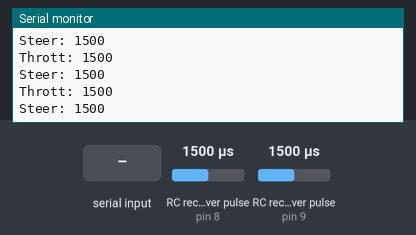
Bench run of a sketch on a simulated Arduino Uno, built with avr-gcc and run on an emulated ATmega328P. Parts: the last lines printed to the serial monitor. Wiring (inferred from the names in the program): 2 × RC receiver channel: data pin 8 / data pin 9. The test bench sets the inputs (shaded band); at power-on: RC receiver pulse (sensors on pin 9, pin 8) 1500 µs.

Above: at 6.2 s.
6.3 s: RC receiver pulse (sensor on pin 9) set to 1020 µs
At 7.3 s:
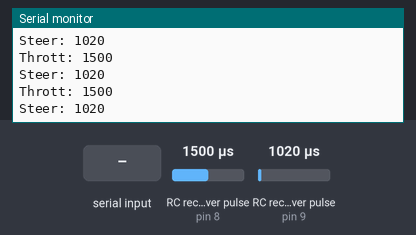
9.3 s: "String 0\n" received over Serial
10.9 s: byte 10 ('\n') received over Serial
13.9 s: RC receiver pulse (sensor on pin 9) set to 1250 µs
At 14.6 s:
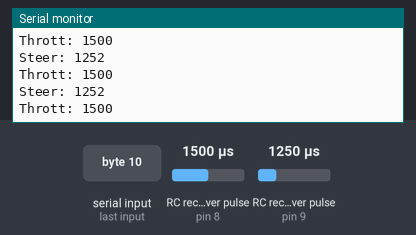
16.9 s: RC receiver pulse (sensor on pin 8) set to 1020 µs
At 17.5 s:
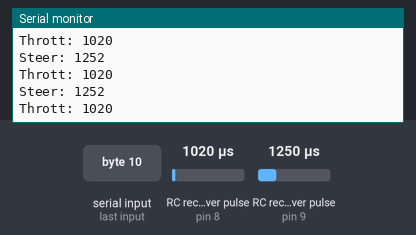
18.4 s: "1\n" received over Serial
Timing chart, 0 to 21.4 s (numbered marks = the images above; inputs shaded):
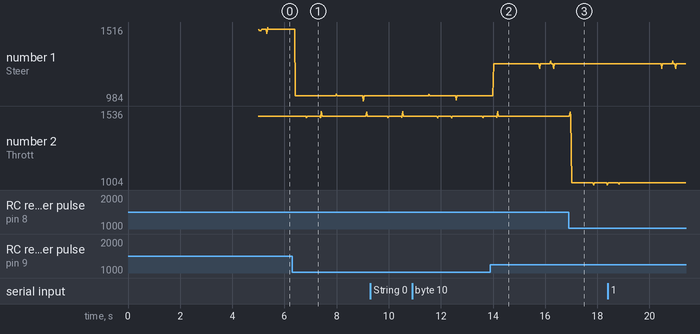

The sketch:

morko_0v1.ino
```cpp
// MultiChannels
//
// rcarduino.blogspot.com
//
// A simple approach for reading three RC Channels using pin change interrupts
//

// include the pinchangeint library - see the links in the related topics section above for details
#include <PinChangeInt.h>
#include <avr/pgmspace.h>
#include "Morko.h"


void setup()
{
  Serial.begin(9600);
  inputString.reserve(200);


  // using the PinChangeInt library, attach the interrupts
  // used to read the channels
  PCintPort::attachInterrupt(THROTTLE_IN_PIN, calcThrottle,CHANGE);
  PCintPort::attachInterrupt(STEERING_IN_PIN, calcSteering,CHANGE);
  delay(5000);
}

void loop()
{
  // create local variables to hold a local copies of the channel inputs
  // these are declared static so that thier values will be retained
  // between calls to loop.
  static uint16_t unThrottleIn;
  static uint16_t unSteeringIn;

  // local copy of update flags
  static uint8_t bUpdateFlags;

  // check shared update flags to see if any channels have a new signal
  if(bUpdateFlagsShared)
  {
    noInterrupts(); // turn interrupts off quickly while we take local copies of the shared variables

    // take a local copy of which channels were updated in case we need to use this in the rest of loop
    bUpdateFlags = bUpdateFlagsShared;

    // in the current code, the shared values are always populated
    // so we could copy them without testing the flags
    // however in the future this could change, so lets
    // only copy when the flags tell us we can.

    if(bUpdateFlags & THROTTLE_FLAG)
    {
      unThrottleIn = unThrottleInShared;
    }

    if(bUpdateFlags & STEERING_FLAG)
    {
      unSteeringIn = unSteeringInShared;
    }

    // clear shared copy of updated flags as we have already taken the updates
    // we still have a local copy if we need to use it in bUpdateFlags
    bUpdateFlagsShared = 0;

    interrupts(); // we have local copies of the inputs, so now we can turn interrupts back on
    // as soon as interrupts are back on, we can no longer use the shared copies, the interrupt
    // service routines own these and could update them at any time. During the update, the
    // shared copies may contain junk. Luckily we have our local copies to work with :-)
  }

  // do any processing from here onwards
  // only use the local values unAuxIn, unThrottleIn and unSteeringIn, the shared
  // variables unAuxInShared, unThrottleInShared, unSteeringInShared are always owned by
  // the interrupt routines and should not be used in loop

  // we are checking to see if the channel value has changed, this is indicated
  // by the flags. For the simple pass through we don't really need this check,
  // but for a more complex project where a new signal requires significant processing
  // this allows us to only calculate new values when we have new inputs, rather than
  // on every cycle.
  if(bUpdateFlags & THROTTLE_FLAG)
  {
    Serial.print("Thrott: ");
    Serial.println(unThrottleIn);
  }

  if(bUpdateFlags & STEERING_FLAG)
  {
    Serial.print("Steer: ");
    Serial.println(unSteeringIn);
  }
  if(stringComplete)
  {
    serialMenu();
  }
  delay(1);
  bUpdateFlags = 0;
}


// simple interrupt service routine
void calcThrottle()
{
  // if the pin is high, its a rising edge of the signal pulse, so lets record its value
  if(digitalRead(THROTTLE_IN_PIN) == HIGH)
  {
    ulThrottleStart = micros();
  }
  else
  {
    // else it must be a falling edge, so lets get the time and subtract the time of the rising edge
    // this gives use the time between the rising and falling edges i.e. the pulse duration.
    unThrottleInShared = (uint16_t)(micros() - ulThrottleStart);
    // use set the throttle flag to indicate that a new throttle signal has been received
    bUpdateFlagsShared |= THROTTLE_FLAG;
  }
}

void calcSteering()
{
  if(digitalRead(STEERING_IN_PIN) == HIGH)
  {
    ulSteeringStart = micros();
  }
  else
  {
    unSteeringInShared = (uint16_t)(micros() - ulSteeringStart);
    bUpdateFlagsShared |= STEERING_FLAG;
  }
}


void serialEvent() {
  while (Serial.available()) {
    // get the new byte:
    char inChar = (char)Serial.read();
    // add it to the inputString:
    inputString += inChar;
    // if the incoming character is a newline, set a flag
    // so the main loop can do something about it:
    if (inChar == '\n') {
      stringComplete = true;
    }
  }
}

void serialMenu()
{
  // Sarjaterminaalivalikon paatilakone
  switch (uiState){
	// Ensimmäisenä näytetaan vain paavalikko. Ei tulkita mitaan
	case 0:
		printMenu(0);
		uiState = 1;
		break;
	// Case 1: Paavalikon tilamuutokset
	case 1:
		switch (inputString[0]){
			case '1':
				printMenu(1);
				uiState = 2;
				break;
			case '2':
				printMenu(2);
				uiState = 3;
				break;
			case '3':
				printMenu(3);
				uiState = 4;
				break;
			case '4':
				Serial.println("Debugmode paalla");
				uiState = 5;
				break;
			case '5':
				Serial.println("Kaynnistyy uudestaan");
				uiState = 0;
				setup();
				break;
			default:
				Serial.println("Epakelpo valinta");
				break;
		}
	// Case 2: PWM-taajuus valikon tilamuutokset
	case 2:
		uiState = 0;
		break;
	// Case 3: Toimintamoodivalikon tilamuutokset
	case 3:
		uiState = 0;
		break;
	// Case 4: Lisa-asetusvalikon tilamuutokset
	case 4:
		uiState = 0;
		break;
	// Case 5: Debugmoodi, mikä tahansa valinta palauttaa normaaliin toimintatilaan.
	case 5:
		uiState = 0;
		break;
	default:
		Serial.println("Should not see mee!");
		break;
  }
  inputString = "";
  stringComplete = false;
}

void printMenu(uint8_t menuId){

	switch (menuId){
		case 0: // Tulostaa paavalikon
			for (int i = 0; i < 6; i++)
			{
				strcpy_P(buffer, (PGM_P)pgm_read_word(&(mainTable[i]))); // Necessary casts and dereferencing, just copy.
				Serial.print( buffer );
				delay( 10 );
			}
			break;
		case 1: // Tulostaa pwmvalikon
			for (int i = 0; i < 6; i++)
			{
				strcpy_P(buffer, (PGM_P)pgm_read_word(&(pwmTable[i]))); // Necessary casts and dereferencing, just copy.
				Serial.print( buffer );
				delay( 10 );
			}
			break;
		case 2: // tulostaa tilavalikon
			for (int i = 0; i < 6; i++)
			{
				strcpy_P(buffer, (PGM_P)pgm_read_word(&(statusTable[i]))); // Necessary casts and dereferencing, just copy.
				Serial.print( buffer );
				delay( 10 );
			}
			break;
		case 3: // tulostaa lisa-asetusvalikon
			for (int i = 0; i < 6; i++)
			{
				strcpy_P(buffer, (PGM_P)pgm_read_word(&(lisaTable[i]))); // Necessary casts and dereferencing, just copy.
				Serial.print( buffer );
				delay( 10 );
			}
			break;
	}
}
```

Morko.h
```cpp
//#ifndef Morko_h
//#define	Morko_h

#include <avr/pgmspace.h>

// Assign your channel in pins (PCINT0 and PCINT1)
#define THROTTLE_IN_PIN 8
#define STEERING_IN_PIN 9

// These bit flags are set in bUpdateFlagsShared to indicate which
// channels have new signals bits (1,2,4,8,etc)
#define THROTTLE_FLAG 1
#define STEERING_FLAG 2


// holds the update flags defined above
volatile uint8_t bUpdateFlagsShared;

// shared variables are updated by the ISR and read by loop.
// In loop we immediatley take local copies so that the ISR can keep ownership of the
// shared ones. To access these in loop
// we first turn interrupts off with noInterrupts
// we take a copy to use in loop and the turn interrupts back on
// as quickly as possible, this ensures that we are always able to receive new signals
volatile uint16_t unThrottleInShared;
volatile uint16_t unSteeringInShared;


// These are used to record the rising edge of a pulse in the calcInput functions
// They do not need to be volatile as they are only used in the ISR. If we wanted
// to refer to these in loop and the ISR then they would need to be declared volatile
uint32_t ulThrottleStart;
uint32_t ulSteeringStart;

// UART comm stuff
String inputString = "";         // a string to hold incoming data
boolean stringComplete = false;  // whether the string is complete
uint8_t uiState = 0;


const char main_0[] PROGMEM = "1 = Aseta PWM taajuus\n";   // "String 0" etc are strings to store - change to suit.
const char main_1[] PROGMEM = "2 = Aseta toimintatila\n";
const char main_2[] PROGMEM = "3 = Lisa-asetukset\n";
const char main_3[] PROGMEM = "4 = Debugtila\n";
const char main_4[] PROGMEM = "5 = Tallenna muutokset ja palaa\n";
const char main_5[] PROGMEM = "Anna valintasi:\n";

PGM_P const mainTable[] PROGMEM  = 	   // change "string_table" name to suit
{
  main_0,
  main_1,
  main_2,
  main_3,
  main_4,
  main_5 };

const char lisa_0[] PROGMEM = "";   // "String 0" etc are strings to store - change to suit.
const char lisa_1[] PROGMEM = "1 = RESERVED\n";
const char lisa_2[] PROGMEM = "2 = RESERVED\n";
const char lisa_3[] PROGMEM = "3 = RESERVED\n";
const char lisa_4[] PROGMEM = "4 = Takaisin\n";
const char lisa_5[] PROGMEM = "Anna valintasi:\n";

PGM_P const lisaTable[] PROGMEM  = 	   // change "string_table" name to suit
{
  lisa_0,
  lisa_1,
  lisa_2,
  lisa_3,
  lisa_4,
  lisa_5 };

const char pwm_0[] PROGMEM = "PWM-taajuuden valinta\n";   // "String 0" etc are strings to store - change to suit.
const char pwm_1[] PROGMEM = "1 = 490 Hz\n";
const char pwm_2[] PROGMEM = "2 = 3920 Hz\n";
const char pwm_3[] PROGMEM = "3 = 31370 Hz\n";
const char pwm_4[] PROGMEM = "4 = Takaisin\n";
const char pwm_5[] PROGMEM = "Anna valintasi:\n";

PGM_P const pwmTable[] PROGMEM  = 	   // change "string_table" name to suit
{
  pwm_0,
  pwm_1,
  pwm_2,
  pwm_3,
  pwm_4,
  pwm_5 };

const char status_0[] PROGMEM = "Toimintatilan valinta:\n";   // "String 0" etc are strings to store - change to suit.
const char status_1[] PROGMEM = "1 = Diff moottorit (Konehirvi)\n";
const char status_2[] PROGMEM = "2 = Moottori + Servo\n";
const char status_3[] PROGMEM = "3 = RESERVED\n";
const char status_4[] PROGMEM = "4 = Takaisin\n";
const char status_5[] PROGMEM = "Anna valintasi:\n";

PGM_P const statusTable[] PROGMEM  = 	   // change "string_table" name to suit
{
  status_0,
  status_1,
  status_2,
  status_3,
  status_4,
  status_5 };


char buffer[30];    // make sure this is large enough for the largest string it must hold
```

Measured:
- after the input at 6.3 s, the serial monitor: prints a new line after 0.12 s (image 1)
- after the input at 13.9 s, the serial monitor: prints a new line after 0.12 s (image 2)
- after the input at 16.9 s, the serial monitor: prints a new line after 0.11 s (image 3)
- plotted number 1: 1500 → 1020 after the input at 6.3 s, 1020 → 1252 after the input at 13.9 s
- plotted number 2: 1500 → 1004 after the input at 16.9 s
